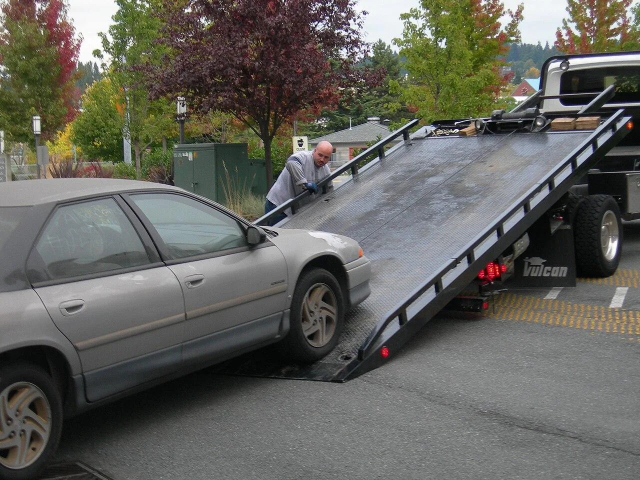
#> input picture src/demos/towing-company/images/flatbed-towing.webp, 1280 x 960 px, found by its file name (shown at 1/2 size); its folder holds only this picture in this run
$ python optimize-images.py
#> lines starting #> are read from the running program, lines starting #| are printed output that depends on the picture
import os
from PIL import Image

def optimize_image(filepath, max_width=800, quality=78, target_format='WEBP'):
#> called with max_width = 800, quality = 78, target_format = 'WEBP'
    if not os.path.isfile(filepath):
        return
    try:
        with Image.open(filepath) as img:
#> img is the input picture: PIL image 1280x960 RGB; mean R, G, B 99.8, 99.9, 93.6
            img = img.convert('RGB')
            w, h = img.size
#> w = 1280; h = 960
            if w > max_width:
                new_h = int(h * (max_width / w))
#> new_h = 600
                img = img.resize((max_width, new_h), Image.Resampling.LANCZOS)
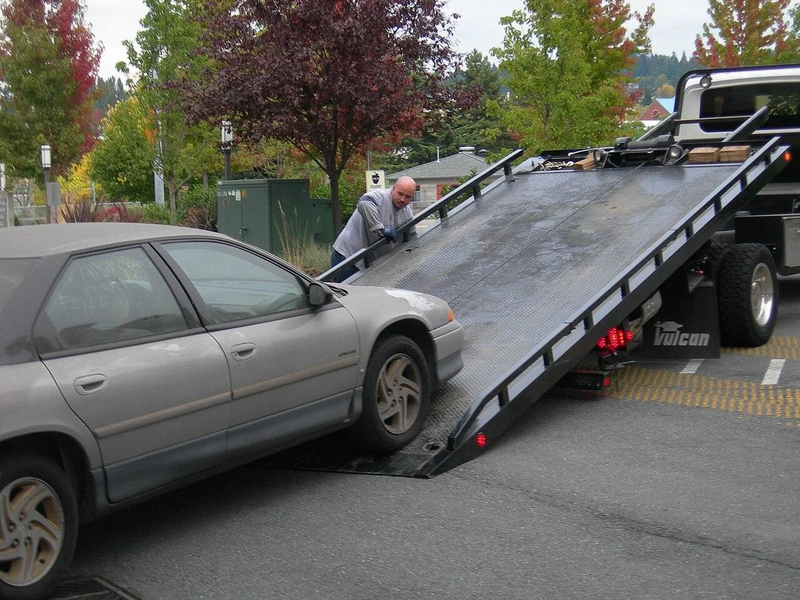
#> img: PIL image 800x600 RGB; mean R, G, B 99.8, 99.9, 93.6

            # Save optimized webp
            webp_path = os.path.splitext(filepath)[0] + '.webp'
            img.save(webp_path, 'WEBP', quality=quality, method=6)

            # If original was jpg, also optimize the jpg so old paths don't 404
            if filepath.lower().endswith(('.jpg', '.jpeg')):
                img.save(filepath, 'JPEG', quality=quality, optimize=True)

            orig_size = os.path.getsize(filepath) / 1024
            webp_size = os.path.getsize(webp_path) / 1024
            print(f"Optimized: {os.path.basename(filepath)} ({orig_size:.1f}KB) -> {os.path.basename(webp_path)} ({webp_size:.1f}KB)")
    except Exception as e:
        print(f"Error processing {filepath}: {e}")

base_dirs = [
    r'public\towing-company\images',
    r'public\towing-company\images\towing-gallery',
    r'public\tree-removal\images',
    r'public\demos\towing-company\images',
    r'public\demos\towing-company\images\towing-gallery',
    r'public\demos\tree-removal\images',
    r'src\demos\towing-company\images',
    r'src\demos\towing-company\images\towing-gallery',
    r'src\demos\tree-removal\images',
]

for d in base_dirs:
    if not os.path.exists(d):
        continue
    print(f"\nProcessing {d}:")
    for f in os.listdir(d):
        ext = os.path.splitext(f)[1].lower()
        if ext in ('.jpg', '.jpeg', '.webp', '.png'):
            fp = os.path.join(d, f)
            # Custom max_width based on image role
            if 'hero' in f.lower() or 'crew' in f.lower():
                mw = 1000
            elif 'gallery' in d.lower():
                mw = 600
            else:
                mw = 800
            optimize_image(fp, max_width=mw, quality=78)

print("\nAll image optimization completed successfully.")
